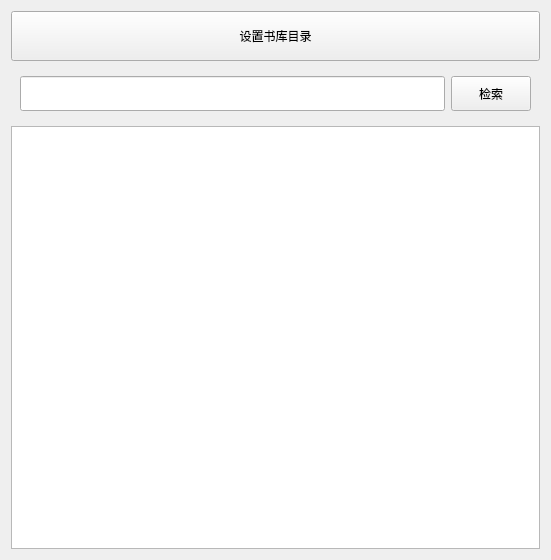
<?xml version="1.0" encoding="UTF-8"?>
<ui version="4.0">
 <class>CCPDF_BookLibraryWidget</class>
 <widget class="QWidget" name="CCPDF_BookLibraryWidget">
  <property name="geometry">
   <rect>
    <x>0</x>
    <y>0</y>
    <width>551</width>
    <height>560</height>
   </rect>
  </property>
  <property name="windowTitle">
   <string>Form</string>
  </property>
  <layout class="QVBoxLayout" name="verticalLayout">
   <item>
    <widget class="QPushButton" name="btn_set_bookLibPath">
     <property name="minimumSize">
      <size>
       <width>0</width>
       <height>50</height>
      </size>
     </property>
     <property name="text">
      <string>设置书库目录</string>
     </property>
    </widget>
   </item>
   <item>
    <widget class="QWidget" name="booklibrary_search_widget" native="true">
     <layout class="QHBoxLayout" name="horizontalLayout">
      <item>
       <widget class="QLineEdit" name="book_lib_searching_lineEdit">
        <property name="minimumSize">
         <size>
          <width>0</width>
          <height>35</height>
         </size>
        </property>
       </widget>
      </item>
      <item>
       <widget class="QPushButton" name="btn_book_lib_searching_search">
        <property name="minimumSize">
         <size>
          <width>0</width>
          <height>35</height>
         </size>
        </property>
        <property name="text">
         <string>检索</string>
        </property>
       </widget>
      </item>
     </layout>
    </widget>
   </item>
   <item>
    <widget class="QTreeView" name="booklibrary_treeView"/>
   </item>
  </layout>
 </widget>
 <resources/>
 <connections/>
</ui>
